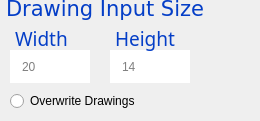
       <widget class="QGroupBox" name="infoBoxInput">
        <property name="sizePolicy">
         <sizepolicy hsizetype="Ignored" vsizetype="Expanding">
          <horstretch>0</horstretch>
          <verstretch>0</verstretch>
         </sizepolicy>
        </property>
        <property name="minimumSize">
         <size>
          <width>260</width>
          <height>100</height>
         </size>
        </property>
        <property name="maximumSize">
         <size>
          <width>260</width>
          <height>140</height>
         </size>
        </property>
        <property name="font">
         <font>
          <family>Verdana</family>
          <pointsize>16</pointsize>
         </font>
        </property>
        <property name="styleSheet">
         <string notr="true">border:none;
padding-left: 10;</string>
        </property>
        <property name="title">
         <string/>
        </property>
        <property name="alignment">
         <set>Qt::AlignLeading|Qt::AlignLeft|Qt::AlignTop</set>
        </property>
        <property name="flat">
         <bool>false</bool>
        </property>
        <widget class="QLabel" name="inputLabel_2">
         <property name="geometry">
          <rect>
           <x>-10</x>
           <y>-10</y>
           <width>251</width>
           <height>31</height>
          </rect>
         </property>
         <property name="sizePolicy">
          <sizepolicy hsizetype="Preferred" vsizetype="Minimum">
           <horstretch>0</horstretch>
           <verstretch>0</verstretch>
          </sizepolicy>
         </property>
         <property name="maximumSize">
          <size>
           <width>16777215</width>
           <height>200</height>
          </size>
         </property>
         <property name="font">
          <font>
           <family>Verdana</family>
           <pointsize>16</pointsize>
          </font>
         </property>
         <property name="autoFillBackground">
          <bool>false</bool>
         </property>
         <property name="styleSheet">
          <string notr="true">color: #043EC7;</string>
         </property>
         <property name="text">
          <string>Drawing Input Size</string>
         </property>
         <property name="alignment">
          <set>Qt::AlignLeading|Qt::AlignLeft|Qt::AlignTop</set>
         </property>
        </widget>
        <widget class="QLineEdit" name="inputSizeWidth">
         <property name="geometry">
          <rect>
           <x>10</x>
           <y>50</y>
           <width>80</width>
           <height>33</height>
          </rect>
         </property>
         <property name="autoFillBackground">
          <bool>false</bool>
         </property>
         <property name="styleSheet">
          <string notr="true"/>
         </property>
         <property name="frame">
          <bool>true</bool>
         </property>
         <property name="placeholderText">
          <string>20</string>
         </property>
        </widget>
        <widget class="QLineEdit" name="inputSizeHeight">
         <property name="geometry">
          <rect>
           <x>110</x>
           <y>50</y>
           <width>80</width>
           <height>33</height>
          </rect>
         </property>
         <property name="autoFillBackground">
          <bool>false</bool>
         </property>
         <property name="styleSheet">
          <string notr="true"/>
         </property>
         <property name="text">
          <string/>
         </property>
         <property name="frame">
          <bool>true</bool>
         </property>
         <property name="placeholderText">
          <string>14</string>
         </property>
        </widget>
        <widget class="QLabel" name="inputLabel_3">
         <property name="geometry">
          <rect>
           <x>0</x>
           <y>20</y>
           <width>100</width>
           <height>31</height>
          </rect>
         </property>
         <property name="sizePolicy">
          <sizepolicy hsizetype="Preferred" vsizetype="Minimum">
           <horstretch>0</horstretch>
           <verstretch>0</verstretch>
          </sizepolicy>
         </property>
         <property name="maximumSize">
          <size>
           <width>16777215</width>
           <height>200</height>
          </size>
         </property>
         <property name="font">
          <font>
           <family>Ubuntu Mono</family>
           <pointsize>14</pointsize>
          </font>
         </property>
         <property name="autoFillBackground">
          <bool>false</bool>
         </property>
         <property name="styleSheet">
          <string notr="true">color: #043EC7;</string>
         </property>
         <property name="text">
          <string>Width</string>
         </property>
         <property name="alignment">
          <set>Qt::AlignLeading|Qt::AlignLeft|Qt::AlignTop</set>
         </property>
        </widget>
        <widget class="QLabel" name="inputLabel_4">
         <property name="geometry">
          <rect>
           <x>100</x>
           <y>20</y>
           <width>100</width>
           <height>31</height>
          </rect>
         </property>
         <property name="sizePolicy">
          <sizepolicy hsizetype="Preferred" vsizetype="Minimum">
           <horstretch>0</horstretch>
           <verstretch>0</verstretch>
          </sizepolicy>
         </property>
         <property name="maximumSize">
          <size>
           <width>16777215</width>
           <height>200</height>
          </size>
         </property>
         <property name="font">
          <font>
           <family>Ubuntu Mono</family>
           <pointsize>14</pointsize>
          </font>
         </property>
         <property name="autoFillBackground">
          <bool>false</bool>
         </property>
         <property name="styleSheet">
          <string notr="true">color: #043EC7;</string>
         </property>
         <property name="text">
          <string>Height</string>
         </property>
         <property name="alignment">
          <set>Qt::AlignLeading|Qt::AlignLeft|Qt::AlignTop</set>
         </property>
        </widget>
        <widget class="QRadioButton" name="outputWriteRadio">
         <property name="geometry">
          <rect>
           <x>0</x>
           <y>90</y>
           <width>271</width>
           <height>22</height>
          </rect>
         </property>
         <property name="text">
          <string>Overwrite Drawings</string>
         </property>
        </widget>
       </widget>
